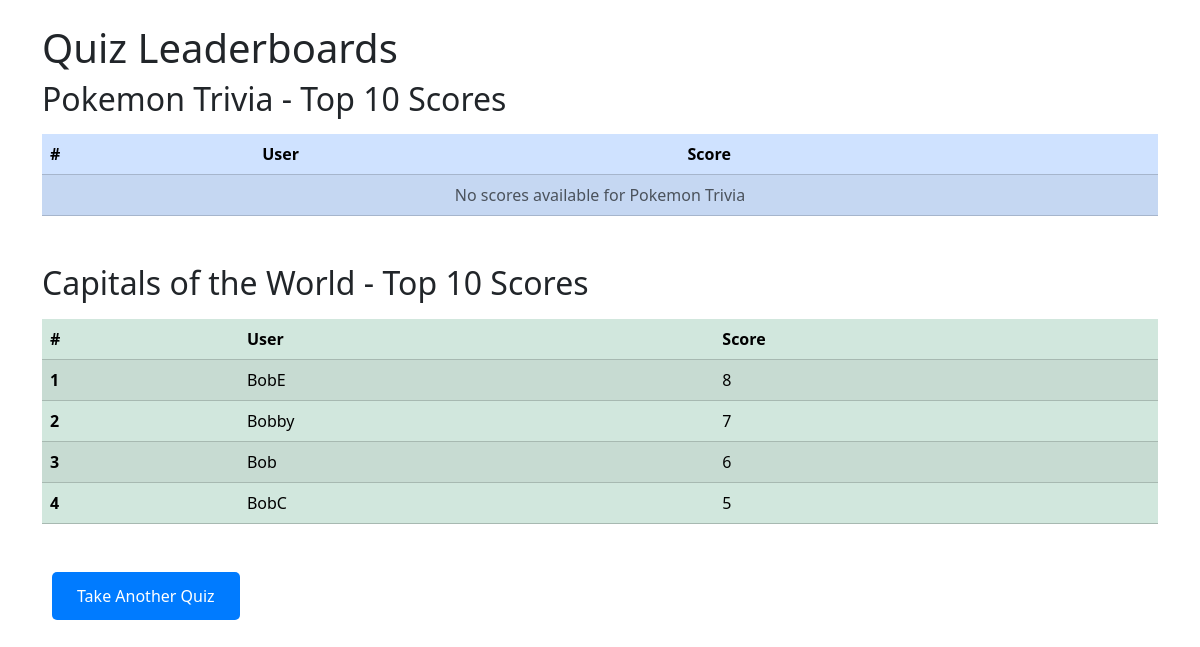
The page /leaderboard.php on the database as committed earlier.
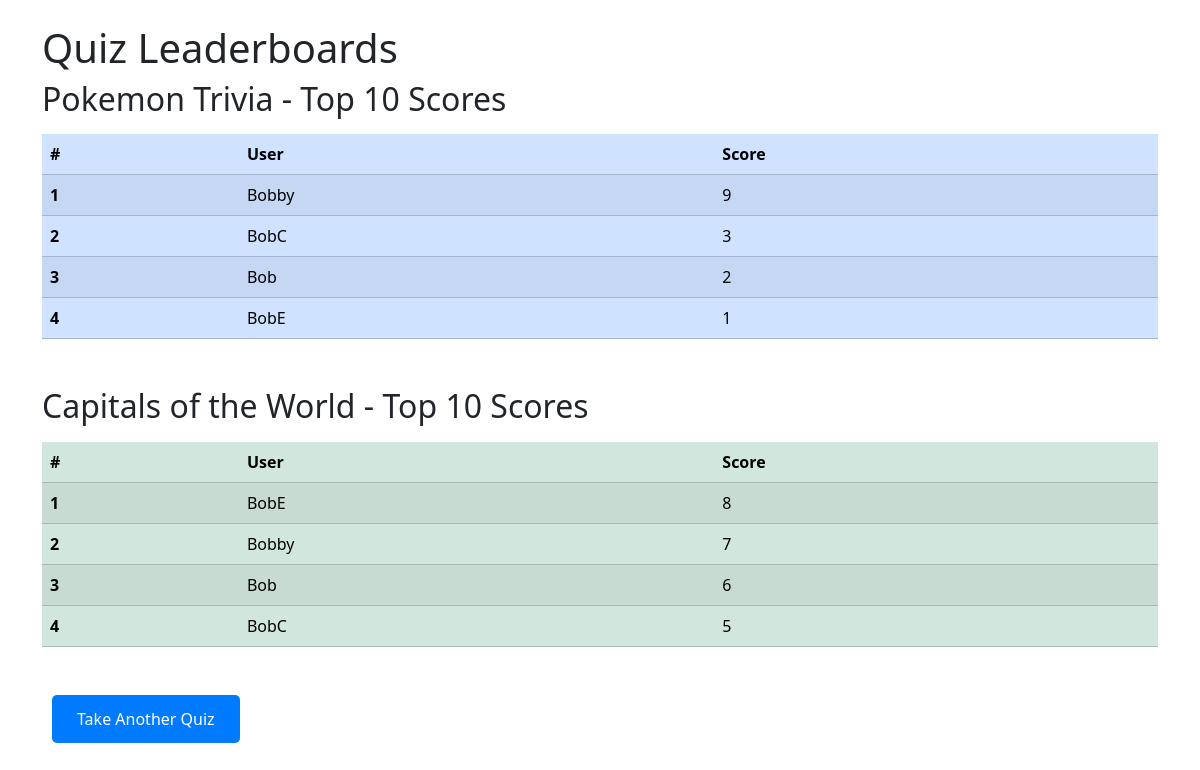
The same page on the database as committed later.
### tables this page shows
CREATE TABLE scores (
        user_id INT UNSIGNED NOT NULL,
        quiz_id INT UNSIGNED NOT NULL,
        score INT UNSIGNED NOT NULL,
        PRIMARY KEY(user_id, quiz_id)
);

CREATE TABLE users (
       id INT UNSIGNED NOT NULL AUTO_INCREMENT PRIMARY KEY,
       name VARCHAR(32) DEFAULT NULL,
       password VARCHAR(60) DEFAULT NULL
);

### leaderboard.php (the view, shortened to what this page needs)
<?php
$db = getDB();
$pokemonQuery = "SELECT u.name AS user_name, s.score, q.name AS quiz_name
                 FROM scores s
                 JOIN users u ON s.user_id = u.id
                 JOIN quizzes q ON s.quiz_id = q.id
                 WHERE q.name = 'Pokemon Trivia'
                 ORDER BY s.score DESC
                 LIMIT 10";
$capitalsQuery = "SELECT u.name AS user_name, s.score, q.name AS quiz_name
                  FROM scores s
                  JOIN users u ON s.user_id = u.id
                  JOIN quizzes q ON s.quiz_id = q.id
                  WHERE q.name = 'Capitals of the World'
                  ORDER BY s.score DESC
                  LIMIT 10";
$pokemonRows = $db->query($pokemonQuery);
$capitalsRows = $db->query($capitalsQuery);
?>
<!doctype html>
<html lang="en">
<head>
    <link href="leaderboard.css" rel="stylesheet">
    <link href="https://cdn.jsdelivr.net/npm/bootstrap@5.3.3/dist/css/bootstrap.min.css" rel="stylesheet">
</head>
<body>
<div class="container mt-4">
    <h1>Quiz Leaderboards</h1>
    <div class="mb-5">
        <h2 class="mb-3">Pokemon Trivia - Top 10 Scores</h2>
        <table class="table table-primary table-striped table-hover">
            <thead>
            <tr>
                <th scope="col">#</th>
                <th scope="col">User</th>
                <th scope="col">Score</th>
            </tr>
            </thead>
            <tbody>
            <?php $counter = 1; ?>
            <?php foreach($pokemonRows as $row): ?>
                <tr>
                    <th scope="row"><?= $counter++ ?></th>
                    <td><?= htmlspecialchars($row["user_name"]) ?></td>
                    <td><?= $row["score"] ?></td>
                </tr>
            <?php endforeach; ?>
            <?php if ($counter == 1): ?>
                <tr>
                    <td colspan="3" class="text-center text-muted">No scores available for Pokemon Trivia</td>
                </tr>
            <?php endif; ?>
            </tbody>
        </table>
    </div>
    <div class="mb-5">
        <h2 class="mb-3">Capitals of the World - Top 10 Scores</h2>
        <table class="table table-success table-striped table-hover">
            <thead>
            <tr>
                <th scope="col">#</th>
                <th scope="col">User</th>
                <th scope="col">Score</th>
            </tr>
            </thead>
            <tbody>
            <?php $counter = 1; ?>
            <?php foreach($capitalsRows as $row): ?>
                <tr>
                    <th scope="row"><?= $counter++ ?></th>
                    <td><?= htmlspecialchars($row["user_name"]) ?></td>
                    <td><?= $row["score"] ?></td>
                </tr>
            <?php endforeach; ?>
            </tbody>
        </table>
    </div>
    <a href="home.php" class="nav-button">Take Another Quiz</a>
</div>
</body>
</html>

### leaderboard.css (style rules this page uses)
* { box-sizing: border-box; }
.nav-button { background-color: #007bff; color: white; padding: 12px 25px; text-decoration: none; border-radius: 5px; margin: 0 10px; display: inline-block; transition: background-color 0.2s; }

Rows that differ between the two databases and show on the page:
added scores: user.name "Bobby", score "9", shown under "Pokemon Trivia - Top 10 Scores"
added scores: user.name "BobC", score "3", shown under "Pokemon Trivia - Top 10 Scores"
added scores: user.name "Bob", score "2", shown under "Pokemon Trivia - Top 10 Scores"
added scores: user.name "BobE", score "1", shown under "Pokemon Trivia - Top 10 Scores"
Other text that changed with them:
text no longer shown: "No scores available for Pokemon Trivia"
